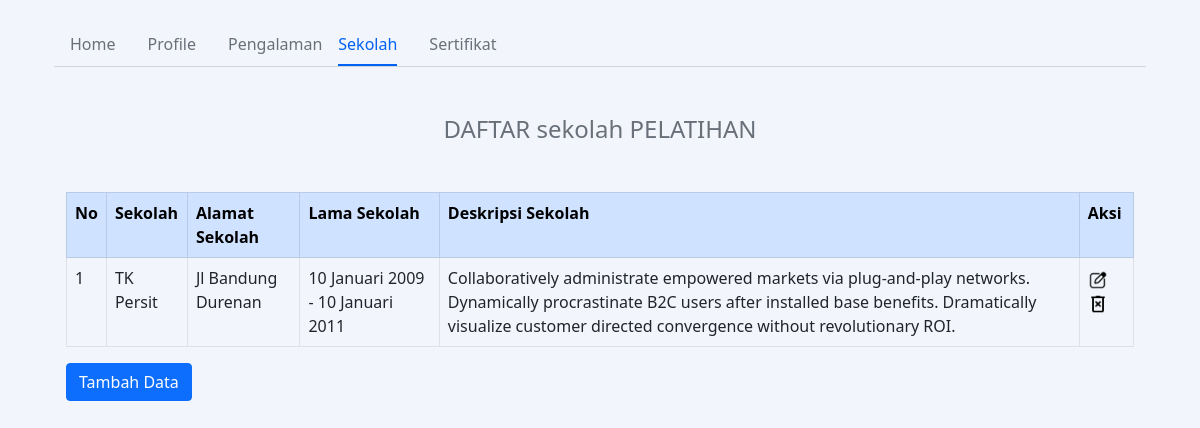
/admin/sekolah.php, run on the app's committed database.
### tables this page shows
CREATE TABLE `sekolah` (
  `id_sekolah` int NOT NULL,
  `nama_sekolah` varchar(50) NOT NULL,
  `alamat_sekolah` varchar(50) NOT NULL,
  `deskripsi_sekolah` text NOT NULL,
  `lama_sekolah` varchar(50) NOT NULL
);

### admin/sekolah.php (the view, shortened to what this page needs)
<!DOCTYPE html>
<html>
<head>
    <link href="https://cdn.jsdelivr.net/npm/bootstrap@5.0.1/dist/css/bootstrap.min.css" rel="stylesheet">
    <link rel="stylesheet" href="../css/styles.css">
</head>
<body>
    <div class="container-xl px-4 mt-4">
        <nav class="nav nav-borders">
            <a class="nav-link" href="./index.php" target="__blank">Home</a>
            <a class="nav-link" href="./about.php" target="__blank">Profile</a>
            <a class="nav-link" href="./pengalaman.php" target="__blank">Pengalaman</a>
            <a class="nav-link active ms-0" href="./sekolah.php" target="__blank">Sekolah</a>
            <a class="nav-link" href="./sertifikat.php" target="__blank">Sertifikat</a>
        </nav>
        <hr class="mt-0 mb-4">
        <div class="container">
            <br>
            <h4>
                <center>DAFTAR sekolah PELATIHAN</center>
            </h4>
            <tr class="table-danger">
                <br>
                <thead>
                    <tr>
                        <table class="my-3 table table-bordered">
                            <tr class="table-primary">
                                <th>No</th>
                                <th>Sekolah</th>
                                <th>Alamat Sekolah</th>
                                <th>Lama Sekolah</th>
                                <th>Deskripsi Sekolah</th>
                                <th colspan='2'>Aksi</th>
                            </tr>
                </thead>
                <?php
                include "../config.php";
                $sql = "select * from sekolah order by id_sekolah desc";
                $hasil = mysqli_query($kon, $sql);
                $no = 0;
                while ($data = mysqli_fetch_array($hasil)) {
                    $no++;
                ?>
                    <tbody>
                        <tr>
                            <td><?php echo $no; ?></td>
                            <td><?php echo $data["nama_sekolah"]; ?></td>
                            <td><?php echo $data["alamat_sekolah"]; ?></td>
                            <td><?php echo $data["lama_sekolah"]; ?></td>
                            <td><?php echo $data["deskripsi_sekolah"]; ?></td>
                            <td>
                                <a href="update_sekolah.php?id_sekolah=<?php echo htmlspecialchars($data['id_sekolah']); ?>"><img src="../assets/img/icon_edit.png" alt="" width="20px"></a>
                                <a href="<?php echo htmlspecialchars($_SERVER["PHP_SELF"]); ?>?id_sekolah=<?php echo $data['id_sekolah']; ?>"><img src="../assets/img/icon_delete.png" alt="" width="20px"></a>
                            </td>
                        </tr>
                    </tbody>
                <?php
                }
                ?>
                <a href="create_sekolah.php" class="btn btn-primary" role="button">Tambah Data</a>
        </div>
</body>
</html>

### css/styles.css (style rules this page uses)
body { margin-top: 20px; background-color: #f2f6fc; color: #69707a; }
.nav-borders .nav-link.active { color: #0061f2; border-bottom-color: #0061f2; }
.nav-borders .nav-link { color: #69707a; border-bottom-width: 0.125rem; border-bottom-style: solid; border-bottom-color: transparent; padding-top: 0.5rem; padding-bottom: 0.5rem; padding-left: 0; padding-right: 0; margin-left: 1rem; margin-right: 1rem; }

### data on the page
sekolah: nama_sekolah "TK Persit", alamat_sekolah "Jl Bandung Durenan", lama_sekolah "10 Januari 2009 - 10 Januari 2011", deskripsi_sekolah "Collaboratively administrate empowered markets via plug-and-play networks. Dynamically procrastinate B2C users after installed base benefits. Dramatically visualize customer directed convergence without revolutionary ROI."
